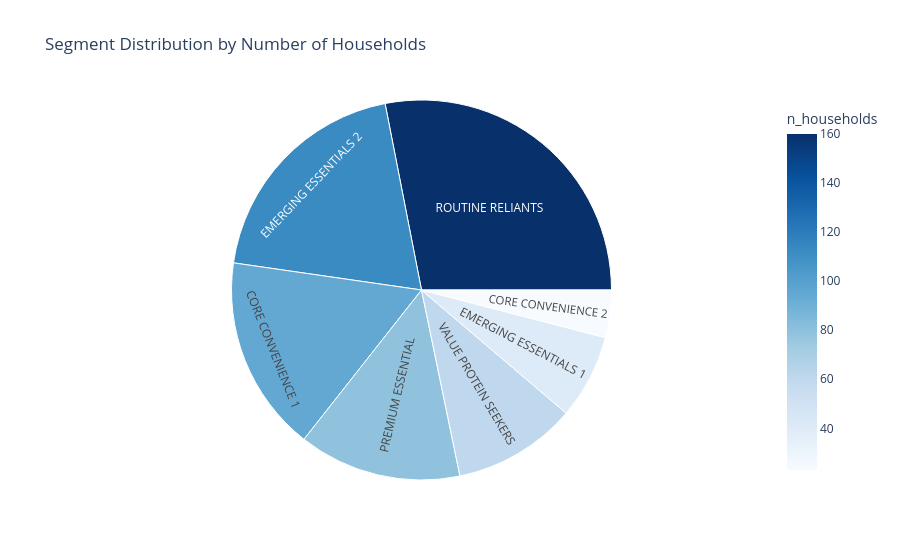

Notebook cell for this chart:
### Markdown cell above
### Segment Composition

### Code cell
import pandas as pd
import plotly.express as px

df = pd.read_csv("merged_segment_profiles.csv")

segment_mapping = {
    0.0: 'PREMIUM ESSENTIAL',
    1.0: 'CORE CONVENIENCE 2',
    2.0: 'ROUTINE RELIANTS',
    5.0: 'EMERGING ESSENTIALS 1',
    6.0: 'EMERGING ESSENTIALS 2',
    7.0:'VALUE PROTEIN SEEKERS',
    34.0: 'CORE CONVENIENCE 1'
}

df['segment'] = df['segment'].map(segment_mapping).fillna('Unknown')

fig = px.sunburst(
    df,
    path=['segment'],
    values='n_households',
    color='n_households',
    color_continuous_scale='Blues',
    title='Segment Distribution by Number of Households'
)

fig.show()

### Figure 1 — Plotly figure (JSON) as saved in the notebook; plotly's stock layout.template omitted (floating-point values rounded to 4 significant figures)
{"data": [{"branchvalues": "total", "customdata": [[95], [23], [41], [112], [79], [160], [60]], "domain": {"x": [0, 1], "y": [0, 1]}, "hovertemplate": "labels=%{label}<br>n_households_sum=%{value}<br>parent=%{parent}<br>id=%{id}<br>n_households=%{color}<extra></extra>", "ids": ["CORE CONVENIENCE 1", "CORE CONVENIENCE 2", "EMERGING ESSENTIALS 1", "EMERGING ESSENTIALS 2", "PREMIUM ESSENTIAL", "ROUTINE RELIANTS", "VALUE PROTEIN SEEKERS"], "labels": ["CORE CONVENIENCE 1", "CORE CONVENIENCE 2", "EMERGING ESSENTIALS 1", "EMERGING ESSENTIALS 2", "PREMIUM ESSENTIAL", "ROUTINE RELIANTS", "VALUE PROTEIN SEEKERS"], "marker": {"coloraxis": "coloraxis", "colors": [95, 23, 41, 112, 79, 160, 60]}, "name": "", "parents": ["", "", "", "", "", "", ""], "type": "sunburst", "values": [95, 23, 41, 112, 79, 160, 60]}], "layout": {"autosize": true, "coloraxis": {"colorbar": {"title": {"text": "n_households"}}, "colorscale": [[0, "rgb(247,251,255)"], [0.125, "rgb(222,235,247)"], [0.25, "rgb(198,219,239)"], [0.375, "rgb(158,202,225)"], [0.5, "rgb(107,174,214)"], [0.625, "rgb(66,146,198)"], [0.75, "rgb(33,113,181)"], [0.875, "rgb(8,81,156)"], [1, "rgb(8,48,107)"]]}, "legend": {"tracegroupgap": 0}, "title": {"text": "Segment Distribution by Number of Households"}}}
